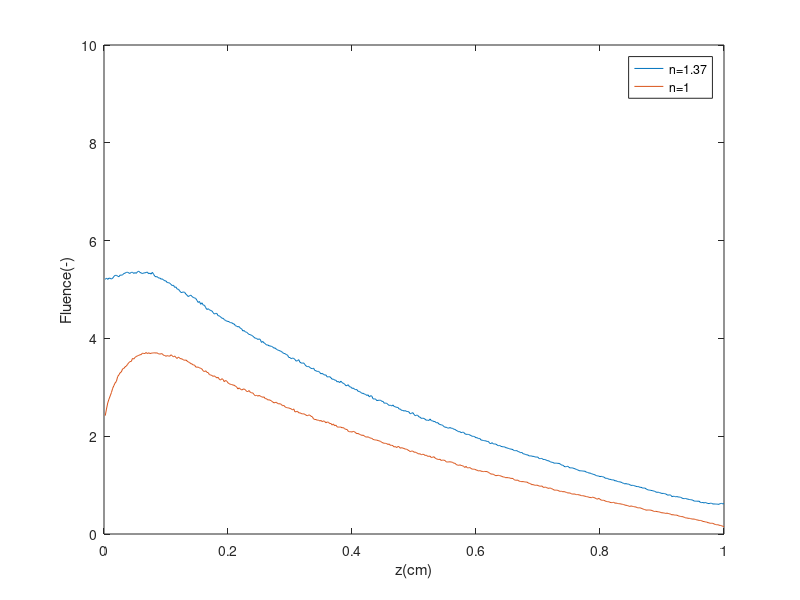

MATLAB code to generate this figure:
A=[5.2066E-001
 5.2336E-001
 5.2067E-001
 5.2332E-001
 5.2282E-001
 5.2144E-001
 5.2301E-001
 5.2691E-001
 5.2887E-001
 5.2890E-001
 5.2733E-001
 5.2606E-001
 5.2964E-001
 5.2911E-001
 5.3008E-001
 5.3282E-001
 5.3340E-001
 5.3493E-001
 5.3541E-001
 5.3366E-001
 5.3298E-001
 5.3495E-001
 5.3526E-001
 5.3284E-001
 5.3460E-001
 5.3303E-001
 5.3634E-001
 5.3745E-001
 5.3488E-001
 5.3389E-001
 5.3264E-001
 5.3388E-001
 5.3406E-001
 5.3472E-001
 5.3572E-001
 5.3204E-001
 5.3355E-001
 5.3143E-001
 5.3519E-001
 5.3104E-001
 5.2708E-001
 5.2582E-001
 5.2623E-001
 5.2335E-001
 5.2371E-001
 5.2104E-001
 5.2180E-001
 5.1948E-001
 5.1796E-001
 5.1731E-001
 5.1421E-001
 5.1407E-001
 5.1280E-001
 5.1052E-001
 5.0808E-001
 5.0885E-001
 5.0437E-001
 5.0530E-001
 5.0084E-001
 5.0062E-001
 4.9727E-001
 4.9404E-001
 4.9403E-001
 4.9499E-001
 4.9425E-001
 4.9067E-001
 4.8819E-001
 4.8547E-001
 4.8748E-001
 4.8846E-001
 4.8575E-001
 4.8373E-001
 4.8279E-001
 4.8165E-001
 4.7753E-001
 4.7350E-001
 4.7545E-001
 4.6972E-001
 4.7285E-001
 4.6807E-001
 4.6790E-001
 4.6289E-001
 4.5904E-001
 4.6072E-001
 4.5883E-001
 4.5688E-001
 4.5632E-001
 4.5273E-001
 4.4974E-001
 4.5105E-001
 4.5106E-001
 4.4639E-001
 4.4613E-001
 4.4414E-001
 4.4136E-001
 4.4112E-001
 4.3857E-001
 4.3662E-001
 4.3521E-001
 4.3484E-001
 4.3392E-001
 4.3208E-001
 4.3208E-001
 4.3012E-001
 4.2944E-001
 4.2608E-001
 4.2489E-001
 4.2355E-001
 4.2417E-001
 4.2052E-001
 4.1970E-001
 4.1503E-001
 4.1619E-001
 4.1308E-001
 4.1288E-001
 4.1005E-001
 4.0820E-001
 4.0777E-001
 4.0611E-001
 4.0466E-001
 4.0221E-001
 4.0035E-001
 4.0014E-001
 3.9775E-001
 3.9899E-001
 3.9797E-001
 3.9178E-001
 3.9388E-001
 3.9092E-001
 3.8952E-001
 3.8642E-001
 3.8682E-001
 3.8489E-001
 3.8460E-001
 3.8377E-001
 3.8265E-001
 3.7999E-001
 3.8062E-001
 3.7773E-001
 3.7640E-001
 3.7533E-001
 3.7442E-001
 3.7342E-001
 3.7110E-001
 3.6920E-001
 3.6882E-001
 3.6708E-001
 3.6591E-001
 3.6108E-001
 3.6080E-001
 3.5852E-001
 3.5984E-001
 3.5893E-001
 3.5685E-001
 3.5350E-001
 3.5432E-001
 3.5657E-001
 3.5128E-001
 3.4979E-001
 3.4927E-001
 3.4995E-001
 3.4641E-001
 3.4363E-001
 3.4225E-001
 3.4284E-001
 3.4037E-001
 3.3877E-001
 3.3804E-001
 3.3929E-001
 3.3433E-001
 3.3378E-001
 3.3245E-001
 3.3277E-001
 3.3018E-001
 3.2757E-001
 3.2858E-001
 3.2628E-001
 3.2497E-001
 3.2533E-001
 3.2108E-001
 3.2153E-001
 3.2170E-001
 3.1957E-001
 3.1644E-001
 3.1672E-001
 3.1457E-001
 3.1450E-001
 3.1105E-001
 3.1215E-001
 3.0940E-001
 3.1257E-001
 3.0983E-001
 3.0804E-001
 3.0678E-001
 3.0321E-001
 3.0357E-001
 3.0523E-001
 3.0091E-001
 3.0088E-001
 2.9772E-001
 2.9859E-001
 2.9613E-001
 2.9519E-001
 2.9527E-001
 2.9152E-001
 2.9169E-001
 2.8942E-001
 2.8779E-001
 2.8770E-001
 2.8615E-001
 2.8533E-001
 2.8327E-001
 2.8468E-001
 2.8016E-001
 2.8293E-001
 2.8183E-001
 2.7630E-001
 2.7615E-001
 2.7622E-001
 2.7257E-001
 2.7352E-001
 2.7342E-001
 2.7369E-001
 2.7124E-001
 2.7130E-001
 2.6746E-001
 2.6777E-001
 2.6716E-001
 2.6480E-001
 2.6301E-001
 2.6332E-001
 2.6171E-001
 2.6389E-001
 2.6072E-001
 2.6030E-001
 2.5879E-001
 2.5896E-001
 2.5550E-001
 2.5558E-001
 2.5269E-001
 2.5286E-001
 2.5131E-001
 2.5242E-001
 2.5047E-001
 2.5047E-001
 2.4938E-001
 2.4571E-001
 2.4689E-001
 2.4824E-001
 2.4456E-001
 2.4191E-001
 2.4308E-001
 2.4255E-001
 2.3963E-001
 2.3876E-001
 2.3628E-001
 2.3689E-001
 2.3629E-001
 2.3465E-001
 2.3253E-001
 2.3290E-001
 2.3212E-001
 2.3524E-001
 2.3156E-001
 2.3155E-001
 2.2978E-001
 2.3005E-001
 2.2717E-001
 2.2804E-001
 2.2512E-001
 2.2397E-001
 2.2314E-001
 2.2272E-001
 2.1970E-001
 2.1838E-001
 2.1836E-001
 2.1686E-001
 2.1641E-001
 2.1779E-001
 2.1631E-001
 2.1622E-001
 2.1426E-001
 2.1399E-001
 2.1199E-001
 2.1088E-001
 2.0918E-001
 2.0934E-001
 2.0728E-001
 2.0811E-001
 2.0798E-001
 2.0501E-001
 2.0387E-001
 2.0379E-001
 2.0361E-001
 2.0241E-001
 2.0138E-001
 1.9975E-001
 1.9972E-001
 1.9889E-001
 1.9674E-001
 1.9704E-001
 1.9497E-001
 1.9548E-001
 1.9230E-001
 1.9178E-001
 1.9122E-001
 1.9070E-001
 1.9036E-001
 1.8932E-001
 1.8937E-001
 1.8554E-001
 1.8493E-001
 1.8683E-001
 1.8407E-001
 1.8419E-001
 1.8379E-001
 1.8218E-001
 1.8042E-001
 1.8112E-001
 1.7937E-001
 1.7871E-001
 1.7828E-001
 1.7829E-001
 1.7650E-001
 1.7614E-001
 1.7513E-001
 1.7443E-001
 1.7343E-001
 1.7341E-001
 1.7203E-001
 1.7045E-001
 1.7049E-001
 1.7040E-001
 1.6873E-001
 1.6787E-001
 1.6620E-001
 1.6677E-001
 1.6409E-001
 1.6374E-001
 1.6248E-001
 1.6184E-001
 1.6152E-001
 1.5942E-001
 1.5994E-001
 1.5911E-001
 1.5883E-001
 1.5851E-001
 1.5718E-001
 1.5759E-001
 1.5688E-001
 1.5417E-001
 1.5433E-001
 1.5457E-001
 1.5266E-001
 1.5242E-001
 1.5220E-001
 1.5032E-001
 1.4990E-001
 1.4929E-001
 1.4766E-001
 1.4661E-001
 1.4638E-001
 1.4479E-001
 1.4489E-001
 1.4487E-001
 1.4437E-001
 1.4447E-001
 1.4303E-001
 1.4086E-001
 1.4085E-001
 1.3854E-001
 1.3728E-001
 1.3798E-001
 1.3858E-001
 1.3639E-001
 1.3497E-001
 1.3542E-001
 1.3500E-001
 1.3396E-001
 1.3330E-001
 1.3197E-001
 1.3112E-001
 1.2969E-001
 1.2912E-001
 1.2929E-001
 1.2871E-001
 1.2860E-001
 1.2824E-001
 1.2646E-001
 1.2589E-001
 1.2455E-001
 1.2477E-001
 1.2355E-001
 1.2258E-001
 1.2159E-001
 1.2103E-001
 1.1943E-001
 1.1889E-001
 1.1842E-001
 1.1734E-001
 1.1796E-001
 1.1720E-001
 1.1662E-001
 1.1451E-001
 1.1386E-001
 1.1376E-001
 1.1198E-001
 1.1196E-001
 1.1120E-001
 1.1060E-001
 1.1073E-001
 1.0858E-001
 1.0910E-001
 1.0742E-001
 1.0695E-001
 1.0660E-001
 1.0597E-001
 1.0475E-001
 1.0349E-001
 1.0231E-001
 1.0327E-001
 1.0201E-001
 1.0221E-001
 1.0078E-001
 9.9420E-002
 9.9586E-002
 9.9258E-002
 9.8376E-002
 9.7543E-002
 9.6851E-002
 9.7199E-002
 9.5395E-002
 9.5691E-002
 9.4442E-002
 9.3765E-002
 9.4170E-002
 9.2513E-002
 9.1147E-002
 9.0005E-002
 8.9676E-002
 8.9264E-002
 8.8758E-002
 8.8233E-002
 8.7398E-002
 8.5862E-002
 8.5273E-002
 8.5453E-002
 8.4740E-002
 8.3552E-002
 8.3005E-002
 8.3047E-002
 8.2625E-002
 8.1921E-002
 8.0380E-002
 7.9248E-002
 8.0137E-002
 7.9650E-002
 7.6317E-002
 7.7293E-002
 7.6861E-002
 7.6053E-002
 7.6581E-002
 7.5728E-002
 7.5564E-002
 7.5057E-002
 7.3636E-002
 7.2508E-002
 7.2376E-002
 7.2628E-002
 7.1698E-002
 7.1288E-002
 7.0536E-002
 7.0258E-002
 6.9828E-002
 6.8867E-002
 6.7342E-002
 6.7108E-002
 6.7151E-002
 6.6980E-002
 6.7148E-002
 6.4491E-002
 6.4259E-002
 6.4490E-002
 6.3412E-002
 6.4476E-002
 6.3276E-002
 6.2473E-002
 6.2193E-002
 6.2930E-002
 6.2891E-002
 6.1190E-002
 6.1595E-002
 6.1278E-002
 6.1163E-002
 6.0925E-002
 6.0776E-002
 6.2194E-002
 6.2596E-002
 6.1657E-002
 6.2030E-002];
 
 
 B=[ 2.4206E-001
 2.5555E-001
 2.6786E-001
 2.7572E-001
 2.8245E-001
 2.8932E-001
 2.9804E-001
 3.0367E-001
 3.0917E-001
 3.1201E-001
 3.2190E-001
 3.2543E-001
 3.2984E-001
 3.3140E-001
 3.3777E-001
 3.3851E-001
 3.4185E-001
 3.4341E-001
 3.4687E-001
 3.5062E-001
 3.5253E-001
 3.5285E-001
 3.5916E-001
 3.5767E-001
 3.6123E-001
 3.6281E-001
 3.6443E-001
 3.6524E-001
 3.6667E-001
 3.6670E-001
 3.7000E-001
 3.6907E-001
 3.6918E-001
 3.7119E-001
 3.6885E-001
 3.7071E-001
 3.6898E-001
 3.6963E-001
 3.7010E-001
 3.7040E-001
 3.7050E-001
 3.7003E-001
 3.7036E-001
 3.6841E-001
 3.6788E-001
 3.6863E-001
 3.6859E-001
 3.6543E-001
 3.6504E-001
 3.6335E-001
 3.6482E-001
 3.6400E-001
 3.6354E-001
 3.6656E-001
 3.6461E-001
 3.6215E-001
 3.6416E-001
 3.6091E-001
 3.5899E-001
 3.6200E-001
 3.5950E-001
 3.5840E-001
 3.5797E-001
 3.5624E-001
 3.5515E-001
 3.5598E-001
 3.5378E-001
 3.5181E-001
 3.5071E-001
 3.4831E-001
 3.4782E-001
 3.4550E-001
 3.4562E-001
 3.4138E-001
 3.4128E-001
 3.4119E-001
 3.3979E-001
 3.3871E-001
 3.3733E-001
 3.3364E-001
 3.3213E-001
 3.3380E-001
 3.3059E-001
 3.3002E-001
 3.2602E-001
 3.2516E-001
 3.2415E-001
 3.2232E-001
 3.2347E-001
 3.2144E-001
 3.1903E-001
 3.2053E-001
 3.1638E-001
 3.1480E-001
 3.1761E-001
 3.1614E-001
 3.1143E-001
 3.1403E-001
 3.1248E-001
 3.0908E-001
 3.0750E-001
 3.0595E-001
 3.0564E-001
 3.0452E-001
 3.0430E-001
 3.0224E-001
 3.0055E-001
 2.9651E-001
 2.9889E-001
 2.9632E-001
 2.9442E-001
 2.9592E-001
 2.9667E-001
 2.9504E-001
 2.9158E-001
 2.9130E-001
 2.9337E-001
 2.8968E-001
 2.8873E-001
 2.8855E-001
 2.8514E-001
 2.8272E-001
 2.8368E-001
 2.8188E-001
 2.8337E-001
 2.8211E-001
 2.8096E-001
 2.7947E-001
 2.8050E-001
 2.7682E-001
 2.7686E-001
 2.7418E-001
 2.7449E-001
 2.7362E-001
 2.7230E-001
 2.7014E-001
 2.6816E-001
 2.6880E-001
 2.6947E-001
 2.6681E-001
 2.6606E-001
 2.6641E-001
 2.6509E-001
 2.6210E-001
 2.6298E-001
 2.6013E-001
 2.5874E-001
 2.5810E-001
 2.5774E-001
 2.5673E-001
 2.5595E-001
 2.5367E-001
 2.5587E-001
 2.4969E-001
 2.5022E-001
 2.5120E-001
 2.4775E-001
 2.4779E-001
 2.4662E-001
 2.4548E-001
 2.4593E-001
 2.4446E-001
 2.4305E-001
 2.4175E-001
 2.4345E-001
 2.4297E-001
 2.4069E-001
 2.3977E-001
 2.3534E-001
 2.3403E-001
 2.3417E-001
 2.3268E-001
 2.3291E-001
 2.3097E-001
 2.3223E-001
 2.2977E-001
 2.3139E-001
 2.2999E-001
 2.2743E-001
 2.2912E-001
 2.2863E-001
 2.2574E-001
 2.2608E-001
 2.2276E-001
 2.2508E-001
 2.2110E-001
 2.2266E-001
 2.1922E-001
 2.1854E-001
 2.1868E-001
 2.1870E-001
 2.1709E-001
 2.1765E-001
 2.1540E-001
 2.1390E-001
 2.1391E-001
 2.0997E-001
 2.0913E-001
 2.0917E-001
 2.0840E-001
 2.0983E-001
 2.0922E-001
 2.0675E-001
 2.0518E-001
 2.0580E-001
 2.0368E-001
 2.0296E-001
 2.0154E-001
 2.0234E-001
 2.0031E-001
 1.9855E-001
 1.9814E-001
 1.9872E-001
 1.9731E-001
 1.9588E-001
 1.9569E-001
 1.9341E-001
 1.9276E-001
 1.9222E-001
 1.9203E-001
 1.9099E-001
 1.9051E-001
 1.8939E-001
 1.8744E-001
 1.8634E-001
 1.8556E-001
 1.8539E-001
 1.8483E-001
 1.8302E-001
 1.8424E-001
 1.8120E-001
 1.8153E-001
 1.8063E-001
 1.7792E-001
 1.7888E-001
 1.7665E-001
 1.7899E-001
 1.7836E-001
 1.7535E-001
 1.7668E-001
 1.7542E-001
 1.7507E-001
 1.7347E-001
 1.7358E-001
 1.7177E-001
 1.7039E-001
 1.6849E-001
 1.6967E-001
 1.6962E-001
 1.6720E-001
 1.6750E-001
 1.6654E-001
 1.6451E-001
 1.6362E-001
 1.6411E-001
 1.6187E-001
 1.6310E-001
 1.6256E-001
 1.6061E-001
 1.6120E-001
 1.5875E-001
 1.5910E-001
 1.5909E-001
 1.5631E-001
 1.5695E-001
 1.5811E-001
 1.5538E-001
 1.5408E-001
 1.5261E-001
 1.5245E-001
 1.5285E-001
 1.5028E-001
 1.5116E-001
 1.5095E-001
 1.5035E-001
 1.4759E-001
 1.4709E-001
 1.4764E-001
 1.4744E-001
 1.4737E-001
 1.4666E-001
 1.4476E-001
 1.4474E-001
 1.4225E-001
 1.4099E-001
 1.4037E-001
 1.4150E-001
 1.4022E-001
 1.3981E-001
 1.3832E-001
 1.3602E-001
 1.3840E-001
 1.3514E-001
 1.3549E-001
 1.3576E-001
 1.3409E-001
 1.3266E-001
 1.3253E-001
 1.3243E-001
 1.3102E-001
 1.3034E-001
 1.2883E-001
 1.2971E-001
 1.2859E-001
 1.2809E-001
 1.2758E-001
 1.2797E-001
 1.2764E-001
 1.2770E-001
 1.2598E-001
 1.2446E-001
 1.2251E-001
 1.2265E-001
 1.2215E-001
 1.2036E-001
 1.1929E-001
 1.1963E-001
 1.2006E-001
 1.1949E-001
 1.1852E-001
 1.1780E-001
 1.1652E-001
 1.1642E-001
 1.1499E-001
 1.1552E-001
 1.1489E-001
 1.1500E-001
 1.1353E-001
 1.1396E-001
 1.1312E-001
 1.1063E-001
 1.0984E-001
 1.1035E-001
 1.0968E-001
 1.0781E-001
 1.0739E-001
 1.0705E-001
 1.0717E-001
 1.0683E-001
 1.0616E-001
 1.0634E-001
 1.0468E-001
 1.0355E-001
 1.0282E-001
 1.0090E-001
 1.0108E-001
 1.0015E-001
 9.9479E-002
 1.0008E-001
 9.9064E-002
 9.8219E-002
 9.7545E-002
 9.8445E-002
 9.5869E-002
 9.5284E-002
 9.6027E-002
 9.4792E-002
 9.3499E-002
 9.3640E-002
 9.4048E-002
 9.2725E-002
 9.1433E-002
 8.9892E-002
 8.9604E-002
 8.9773E-002
 8.9097E-002
 8.7941E-002
 8.7154E-002
 8.7490E-002
 8.6268E-002
 8.6768E-002
 8.5911E-002
 8.4999E-002
 8.3775E-002
 8.4185E-002
 8.3549E-002
 8.2225E-002
 8.1457E-002
 8.2070E-002
 8.1290E-002
 8.0567E-002
 8.0649E-002
 7.9969E-002
 7.9613E-002
 7.8351E-002
 7.8409E-002
 7.7793E-002
 7.7262E-002
 7.6432E-002
 7.6243E-002
 7.4994E-002
 7.4887E-002
 7.4132E-002
 7.5504E-002
 7.4457E-002
 7.3671E-002
 7.2320E-002
 7.1112E-002
 7.2977E-002
 7.0979E-002
 6.9335E-002
 6.8823E-002
 6.9111E-002
 6.7775E-002
 6.6731E-002
 6.6164E-002
 6.6008E-002
 6.4844E-002
 6.4162E-002
 6.4345E-002
 6.4941E-002
 6.2916E-002
 6.3498E-002
 6.2512E-002
 6.2096E-002
 6.1788E-002
 6.1371E-002
 6.0783E-002
 6.0281E-002
 5.9109E-002
 5.8786E-002
 5.8299E-002
 5.7372E-002
 5.6288E-002
 5.7539E-002
 5.6585E-002
 5.6203E-002
 5.5453E-002
 5.5233E-002
 5.4039E-002
 5.3296E-002
 5.3780E-002
 5.2668E-002
 5.2175E-002
 5.0589E-002
 5.0043E-002
 4.8827E-002
 4.8956E-002
 4.9046E-002
 4.9069E-002
 4.8603E-002
 4.8173E-002
 4.6792E-002
 4.6024E-002
 4.6458E-002
 4.5799E-002
 4.5452E-002
 4.5080E-002
 4.3859E-002
 4.3314E-002
 4.3319E-002
 4.2753E-002
 4.2040E-002
 4.2825E-002
 4.1883E-002
 4.1494E-002
 4.0372E-002
 3.9085E-002
 3.9649E-002
 3.8693E-002
 3.8660E-002
 3.8516E-002
 3.7406E-002
 3.6431E-002
 3.5898E-002
 3.5542E-002
 3.5298E-002
 3.4072E-002
 3.2923E-002
 3.2873E-002
 3.2098E-002
 3.2067E-002
 3.1467E-002
 3.0721E-002
 3.0541E-002
 3.0515E-002
 2.9737E-002
 2.8849E-002
 2.8490E-002
 2.7792E-002
 2.7695E-002
 2.7084E-002
 2.5614E-002
 2.5590E-002
 2.4613E-002
 2.4518E-002
 2.3138E-002
 2.2898E-002
 2.1797E-002
 2.2028E-002
 2.1800E-002
 2.0496E-002
 1.9547E-002
 1.8948E-002
 1.8968E-002
 1.8022E-002
 1.7566E-002
 1.7047E-002
 1.5662E-002
 1.4859E-002];

y1=A*10;
y2=B*10;

Z=0.002:0.002:1;
plot(Z,y1',Z,y2');
axis([0 1 0 10]);
xlabel('z(cm)');
ylabel('Fluence(-)');
legend('n=1.37','n=1');

